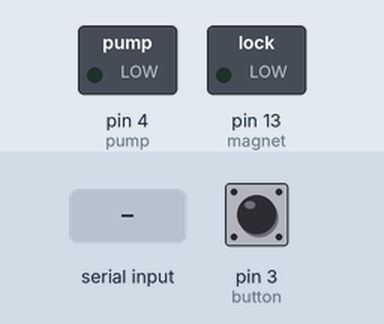
This sketch was run on a simulated Arduino Uno, built with avr-gcc and run on an emulated ATmega328P. Shown: switched loads named in the sketch (green lamp = pin HIGH). The test bench sets the inputs (shaded band); at power-on: pin 3 (button) HIGH.

Above: at 1.2 s.
1.3 s: pin 3 (button) pulled LOW for 3.2 s
At 1.9 s:
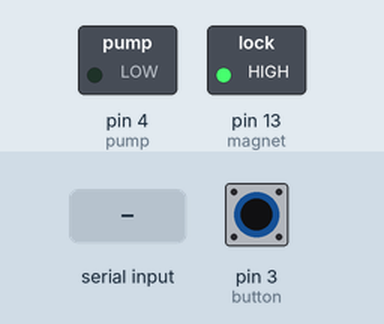
7.5 s: "1" received over Serial
At 7.8 s:
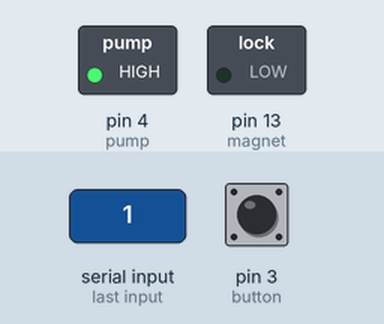
10.5 s: pin 3 (button) pulled LOW for 0.15 s
At 11.3 s:
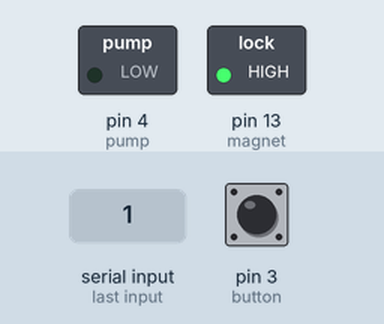
13.6 s: pin 3 (button) pulled LOW for 1 s
At 17.1 s:
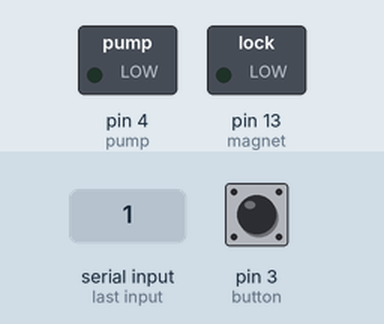
Timing chart, 0 to 18.6 s (numbered marks = the images above; inputs shaded):
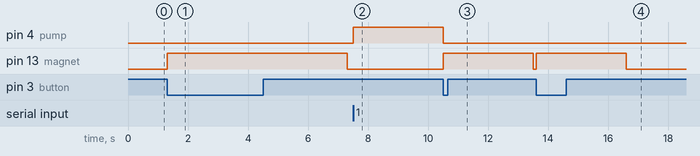

The sketch:

electroaimantANDpompe.ino
```cpp
int button = 3;
int pump = 4;
int magnet = 13;

void setup() {
  pinMode(button, INPUT_PULLUP);
  pinMode(pump, OUTPUT);
  pinMode(magnet, OUTPUT);
  Serial.begin(9600);
}

void loop() {
  if(digitalRead(button) == LOW) {
    digitalWrite(magnet, HIGH);
    delay(3000);
    digitalWrite(magnet, LOW);
  };
}

void serialEvent() {
  switch (Serial.read()) {
    case '1':
      digitalWrite(pump, HIGH);
      delay(3000);
      digitalWrite(pump, LOW);
      break;
    case '0':
      break;
  };
}
```

Measured:
- after the input at 1.3 s, pin 13 (magnet): LOW → HIGH at once, → LOW 6.0 s later
- after the input at 7.5 s, pin 4 (pump): LOW → HIGH at once
- after the input at 10.5 s, pin 13 (magnet): LOW → HIGH at once, → LOW 3.0 s later
- after the input at 13.6 s, pin 13 (magnet): LOW → HIGH at once, → LOW 3.0 s later
